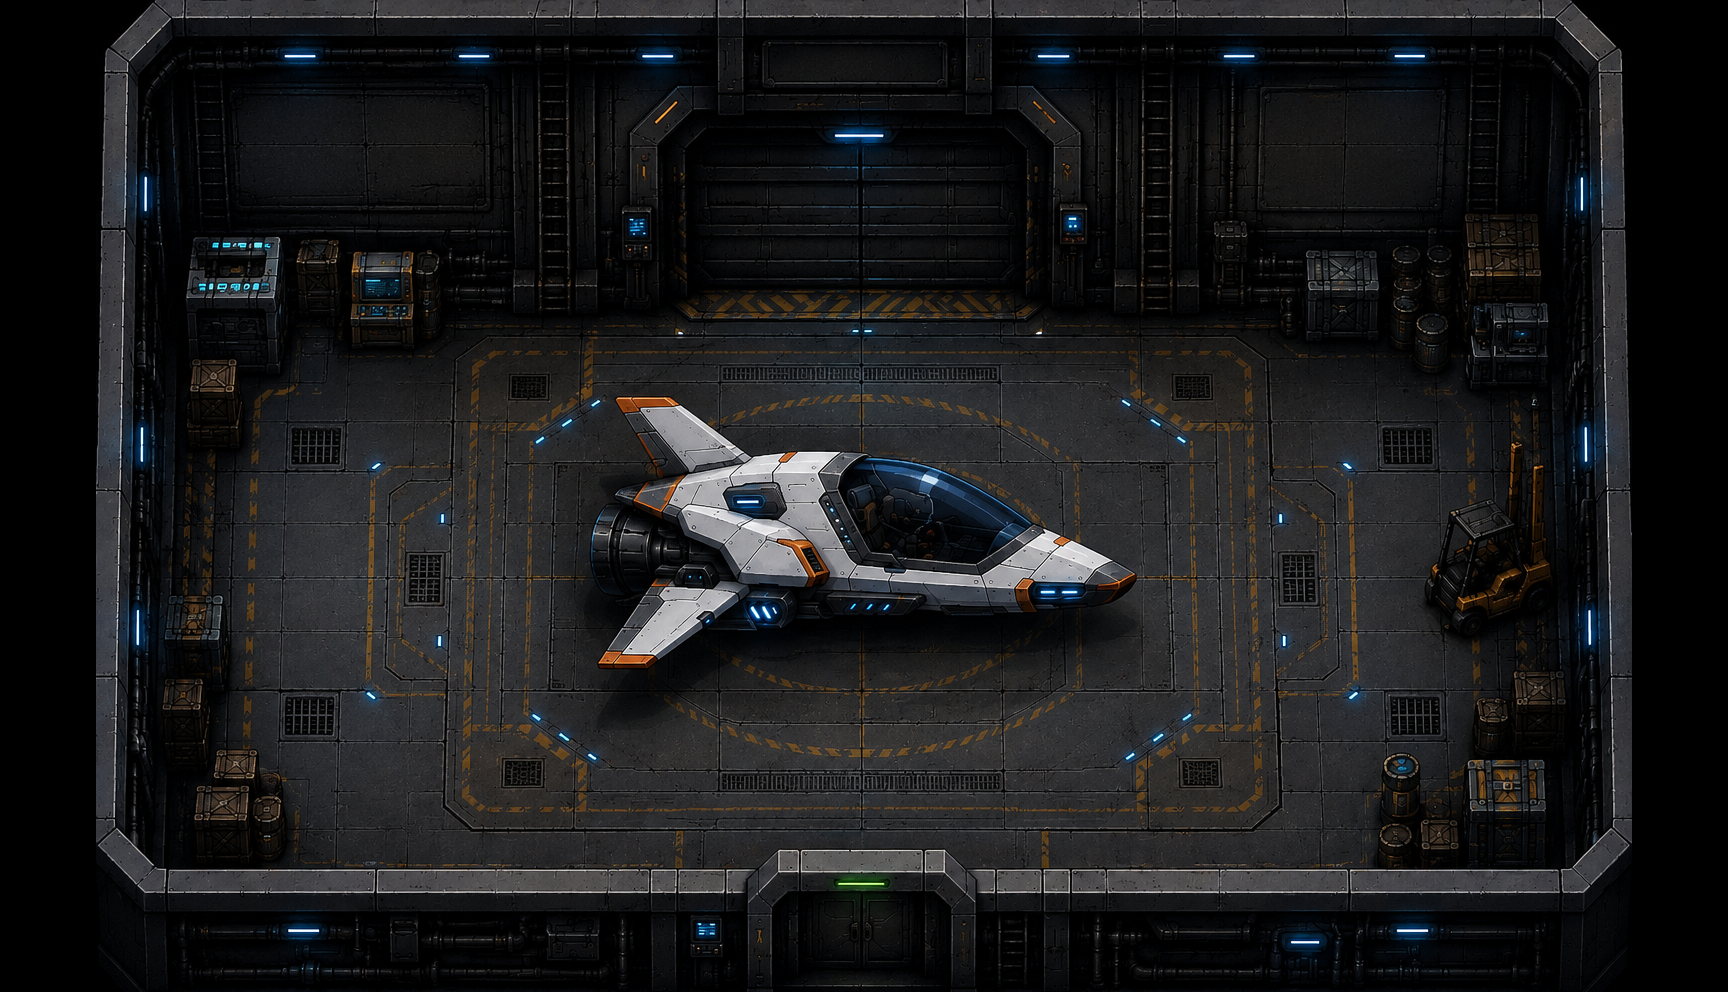

This is a level from a 2D game, rendered from its Tiled map with the project's own tilesets. A one-line summary and the map file follow, with tile-layer data summarised:
An orthogonal 54x31 tile map with 32x32 px tiles, 1 tile layer (Слой тайлов 1) and 78 objects (start_7).

<map version="1.10" tiledversion="1.12.2" orientation="orthogonal" renderorder="right-down" width="54" height="31" tilewidth="32" tileheight="32" infinite="0" nextlayerid="5" nextobjectid="88">
 <tileset firstgid="1" name="racketaaaa" tilewidth="32" tileheight="32" tilecount="1536" columns="48">
  <image source="racketaaaa.png" width="1536" height="1024" />
 </tileset>
 <layer id="1" name="Слой тайлов 1" width="54" height="31">
  <data>[1674 cells, 1488 non-empty, 1488 distinct tile ids]</data>
 </layer>
 <objectgroup id="2" name="collision">
  <object id="1" x="74" y="-10" width="594" height="326" />
  <object id="2" x="648" y="-42" width="1130" height="328" />
  <object id="5" x="1470.67" y="353.333" width="386.667" height="33.3333" />
  <object id="7" x="1450.67" y="513.333" width="177.333" height="104" />
  <object id="8" x="1422.67" y="568" width="98.6667" height="42.6667" />
  <object id="11" x="768" y="852" width="194.667" height="141.333" />
  <object id="12" x="970.667" y="869.333" width="938.667" height="186.667" />
  <object id="13" x="540" y="868" width="1174.67" height="234.667" />
  <object id="14" x="33.3333" y="857.333" width="833.333" height="214.667" />
  <object id="15" x="41.3333" y="230.667" width="109.333" height="682.667" />
  <object id="16" x="141.333" y="274.667" width="104" height="173.333" />
  <object id="17" x="234.667" y="293.333" width="37.3333" height="77.3333" />
  <object id="20" x="612" y="389.333" width="41.3333" height="280" />
  <object id="21" x="645.333" y="401.333" width="40" height="254.667" />
  <object id="22" x="681.333" y="654.667" />
  <object id="23" x="677.333" y="418.667" width="40" height="196" />
  <object id="24" x="708" y="448" width="120" height="176" />
  <object id="25" x="816" y="462.667" width="110.667" height="128" />
  <object id="26" x="833.333" y="572" width="78.6667" height="41.3333" />
  <object id="27" x="817.333" y="572" width="316" height="32" />
  <object id="28" x="921.333" y="474.667" width="56" height="134.667" />
  <object id="29" x="974.667" y="501.333" width="42.6667" height="118.667" />
  <object id="30" x="1002.67" y="517.333" width="48" height="93.3333" />
  <object id="31" x="1042.67" y="533.333" width="52" height="58.6667" />
  <object id="32" x="1093.33" y="554.667" width="16" height="26.6667" />
  <object id="33" x="590.667" y="512" width="52" height="58.6667" />
  <object id="38" x="350.5" y="315.5" width="63.5" height="35.75" />
  <object id="39" x="415.25" y="314.25" width="24" height="23.5" />
  <object id="40" x="262.75" y="315" width="20" height="57.5" />
  <object id="41" x="135.5" y="446" width="22" height="154" />
  <object id="42" x="168.5" y="596.25" width="56.5" height="91.75" />
  <object id="43" x="139.75" y="602.25" width="63.5" height="144.25" />
  <object id="44" x="199" y="696" width="8.5" height="69.5" />
  <object id="45" x="160.25" y="739" width="43.75" height="30.5" />
  <object id="46" x="139.5" y="743.5" width="24.5" height="153.5" />
  <object id="47" x="196.25" y="785.75" width="52.25" height="72.5" />
  <object id="48" x="216.25" y="749.25" width="40.5" height="51.75" />
  <object id="49" x="214.25" y="765.75" width="10.75" height="19.75" />
  <object id="50" x="260.25" y="774.25" width="19.25" height="64.5" />
  <object id="51" x="243.25" y="791.75" width="37.5" height="65.5" />
  <object id="52" x="1386" y="754.75" width="32" height="64.75" />
  <object id="53" x="1383" y="762.5" width="19" height="58.25" />
  <object id="54" x="1381" y="822.75" width="34" height="47" />
  <object id="55" x="1421.5" y="819.25" width="37.75" height="50.75" />
  <object id="56" x="1467.25" y="760" width="77" height="109.75" />
  <object id="57" x="1475.25" y="698.5" width="92.75" height="55.75" />
  <object id="58" x="1513.5" y="669" width="52.25" height="75.75" />
  <object id="59" x="1571.75" y="666" width="54.5" height="206.25" />
  <object id="60" x="1571.5" y="601.25" width="60.25" height="108.75" />
  <object id="61" x="1452.5" y="610.5" width="26" height="23.25" />
  <object id="62" x="1445.25" y="522" width="42.25" height="52.25" />
  <object id="63" x="1439.5" y="546.5" width="29" height="26.75" />
  <object id="64" x="1459.25" y="506.25" width="80.25" height="43.75" />
  <object id="65" x="1511.25" y="443" width="9" height="71" />
  <object id="66" x="1532.75" y="466.25" width="10.5" height="52.75" />
  <object id="67" x="1476.75" y="500.75" width="21.75" height="14.75" />
  <object id="68" x="1565.25" y="379.75" width="56.25" height="145.5" />
  <object id="69" x="1465.25" y="353" width="26.25" height="26.25" />
  <object id="70" x="1416.75" y="352.75" width="31" height="19.5" />
  <object id="71" x="1305.75" y="327" width="72.5" height="13.5" />
  <object id="72" x="1391.25" y="326.25" width="23.25" height="23.5" />
  <object id="73" x="1418.5" y="324.5" width="29.25" height="34.75" />
  <object id="74" x="1412.25" y="323.5" width="27.25" height="25" />
  <object id="75" x="1472.5" y="325.25" width="74.5" height="35.5" />
  <object id="76" x="1565.25" y="304" width="48.75" height="65.25" />
  <object id="77" x="1463.75" y="326.75" width="25" height="16" />
  <object id="78" x="1284.25" y="325.75" width="12" height="8.5" />
  <object id="79" x="1113.75" y="284" width="192.25" height="31" />
  <object id="80" x="1280.75" y="312.5" width="24.25" height="21" />
  <object id="81" x="1304.5" y="277.5" width="74" height="59.5" />
  <object id="82" x="1372" y="270.5" width="176.75" height="55.25" />
  <object id="83" x="1543" y="246.75" width="75" height="30.5" />
  <object id="84" x="1574" y="277.25" width="43" height="31.25" />
  <object id="85" x="1051.75" y="283.75" width="61.75" height="22.5" />
  <object id="86" x="1025.25" y="280" width="26.75" height="14.75" />
  <object id="87" x="665" y="277" width="22.25" height="21.75" />
 </objectgroup>
 <objectgroup id="3" name="start">
  <object id="34" name="start_7" x="817.333" y="825.333" width="78.6667" height="25.3333" />
 </objectgroup>
 <objectgroup id="4" name="exit">
  <object id="35" x="812" y="821.333" width="101.333" height="32" />
 </objectgroup>
</map>
